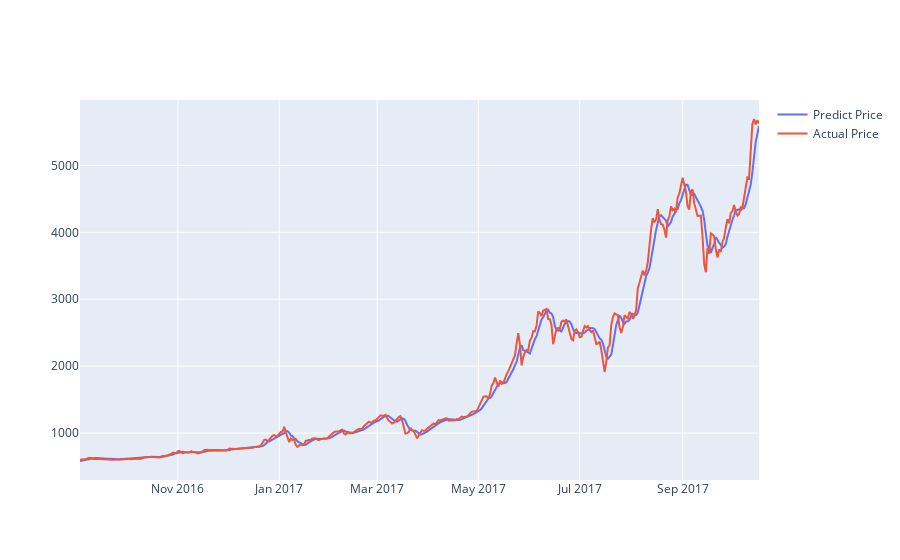

Write notebook code for a chart like this one.
### Markdown cell above
#### Plot predicted and actual line graph with X=dates, Y=USD

### Code cell
actual_chart = go.Scatter(x=predictDates, y=testY_reshape, name= 'Actual Price')
predict_chart = go.Scatter(x=predictDates, y=yhat_reshape, name= 'Predict Price')
py.iplot([predict_chart, actual_chart])

### Figure 1 — Plotly figure (JSON) as saved in the notebook; plotly's stock layout.template omitted (floating-point values rounded to 4 significant figures; data arrays with more than 128 entries replaced by an {"elided": "..."} marker saying what was removed)
{"data": [{"name": "Predict Price", "type": "scatter", "x": {"elided": "410 str values"}, "y": {"elided": "410 float values"}}, {"name": "Actual Price", "type": "scatter", "x": {"elided": "410 str values"}, "y": {"elided": "410 float values"}}], "layout": {}}
